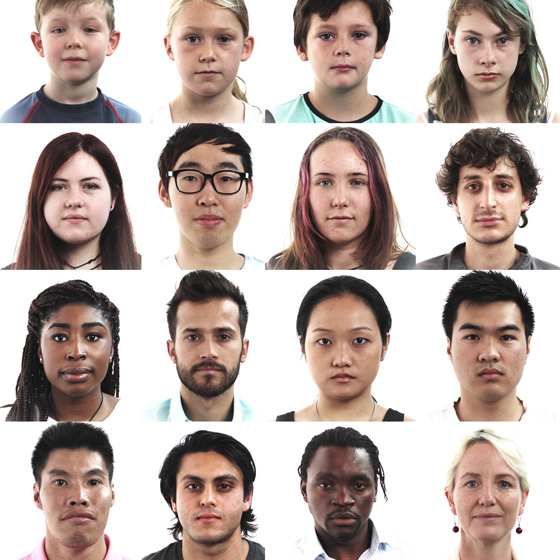
#> input picture faces.jpg, 560 x 560 px, found by its file name
$ python 'Day_8_Face Detection.py'
#> lines starting #> are read from the running program, lines starting #| are printed output that depends on the picture
import cv2
import matplotlib.pyplot as plt

# Get the image path and the xml path
img_path = r'C:\Users\ELCOT\Documents\Python Workouts_10 Day Training_Finland labs\faces.jpg'
xml_path = r'C:\Users\ELCOT\Documents\Python Workouts_10 Day Training_Finland labs\face.xml'

# Read the image
plt.figure(figsize = (7,7))
img = cv2.imread(img_path)
#> img is the input picture: shape (560, 560, 3); mean B, G, R 170.8, 176.8, 191.6
img = cv2.cvtColor(img,cv2.COLOR_BGR2RGB)

# FACE DETECTION
#Haarcascade Classifier - Library for Face Detection
face_cascade = cv2.CascadeClassifier(xml_path)
faces = face_cascade.detectMultiScale(img)
#> faces = 16 rows, first 6: [36, 155, 81, 81], [302, 4, 83, 83], [443, 9, 86, 86], [296, 147, 88, 88], [34, 445, 92, 92], [37, 2, 75, 75]
print(faces)
#> (printed output is left out)
print(len(faces))
#| 16

# The array in len(face) has 16 elements and each element has four values. The values represents [x,y,w,h]
# (x,y) represents a co-ordinate, w represents the width of the image and h represents the height of the image
# Having all this data i can draw a rectangle by providing the diagonal elements. (x,y) and (x+w,y+h)

# EYE DETECTION
# It is easy to detect the eye from the face detected
eye_xml_path = r'C:\Users\ELCOT\Documents\Python Workouts_10 Day Training_Finland labs\eye.xml'
eye_cascade = cv2.CascadeClassifier(eye_xml_path)

for (x,y,w,h) in faces:
    cv2.rectangle(img,(x,y),(x+w,y+h),(255,0,0),2)
    single_face = img[y:y+h,x:x+w]
    eyes = eye_cascade.detectMultiScale(single_face)
    for (ex,ey,eh,ew) in eyes:
        cv2.rectangle(single_face,(ex,ey),(ex+ew,ey+eh),(0,0,255),2)
#> this loop made 16 passes
#> (x, y, w, h, eyes) on passes 1 to 9: (36, 155, 81, 81, [[13, 21, 22, 22], [42, 20, 23, 23]]), (302, 4, 83, 83, [[11, 19, 26, 26], [44, 20, 22, 22]]), (443, 9, 86, 86, [[17, 19, 25, 25], [47, 22, 22, 22]]), (296, 147, 88, 88, [[16, 23, 24, 24], [48, 25, 21, 21]]), (34, 445, 92, 92, [[14, 27, 23, 23], [47, 25, 24, 24]]), (37, 2, 75, 75, [[10, 16, 24, 24]]), (165, 7, 86, 86, [[15, 18, 28, 28], [48, 21, 24, 24]]), (443, 152, 91, 91, [[18, 20, 28, 28], [47, 21, 25, 25]]), (443, 299, 93, 93, [[16, 25, 26, 26], [52, 28, 23, 23]])
#> pass 1, `single_face = img[y:y+h,x:x+w]`:
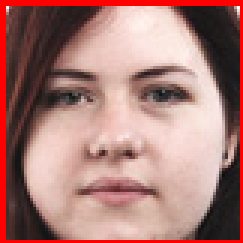
#> single_face: shape (81, 81, 3) (shown 3 times larger); mean R, G, B 169.2, 123.8, 118.3
#> pass 2, `single_face = img[y:y+h,x:x+w]`:
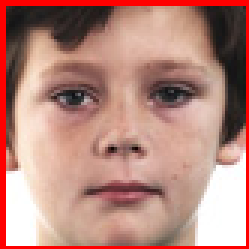
#> single_face: shape (83, 83, 3) (shown 3 times larger); mean R, G, B 183.4, 135.8, 125.3
#> pass 3, `single_face = img[y:y+h,x:x+w]`:
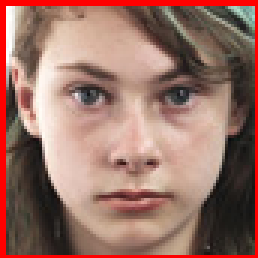
#> single_face: shape (86, 86, 3) (shown 3 times larger); mean R, G, B 153.7, 113.6, 102.5
#> after the loop:
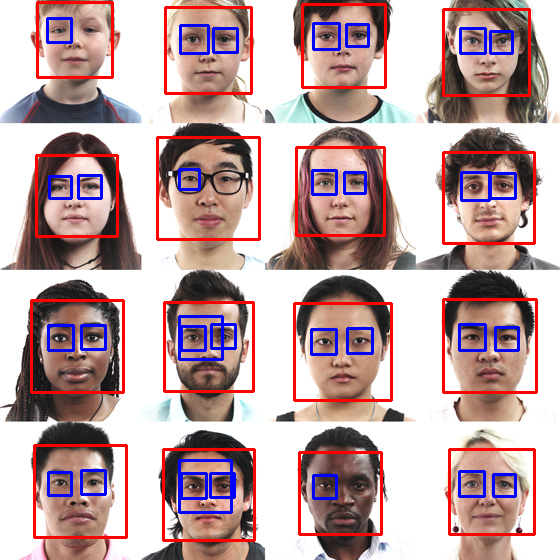
#> img: shape (560, 560, 3); mean R, G, B 190.4, 163.6, 165.9
#> after the loop:
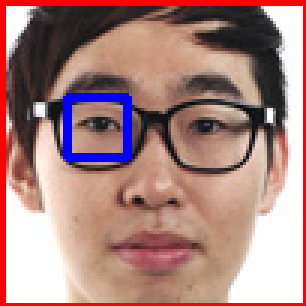
#> single_face: shape (102, 102, 3) (shown 3 times larger); mean R, G, B 170.3, 131.5, 127.1

plt.imshow(img)
plt.show()
